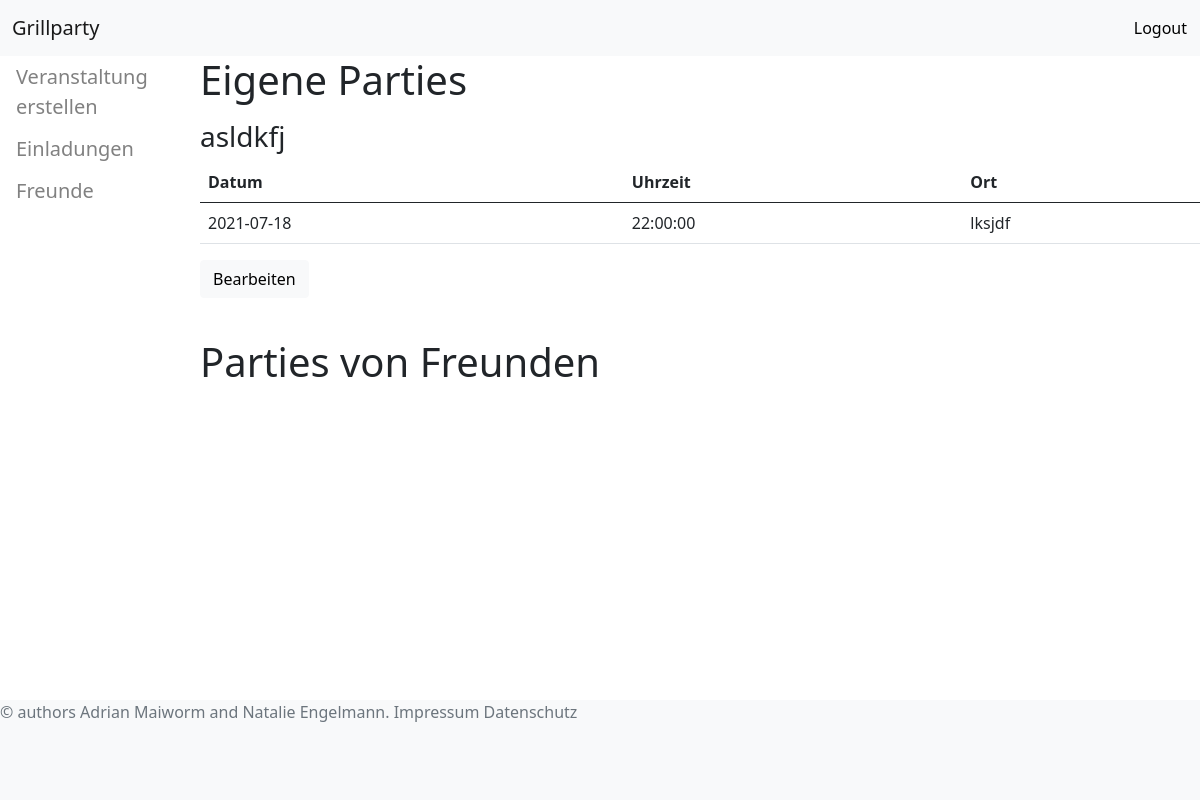
Page /dashboard (signed in) on the earlier database version.
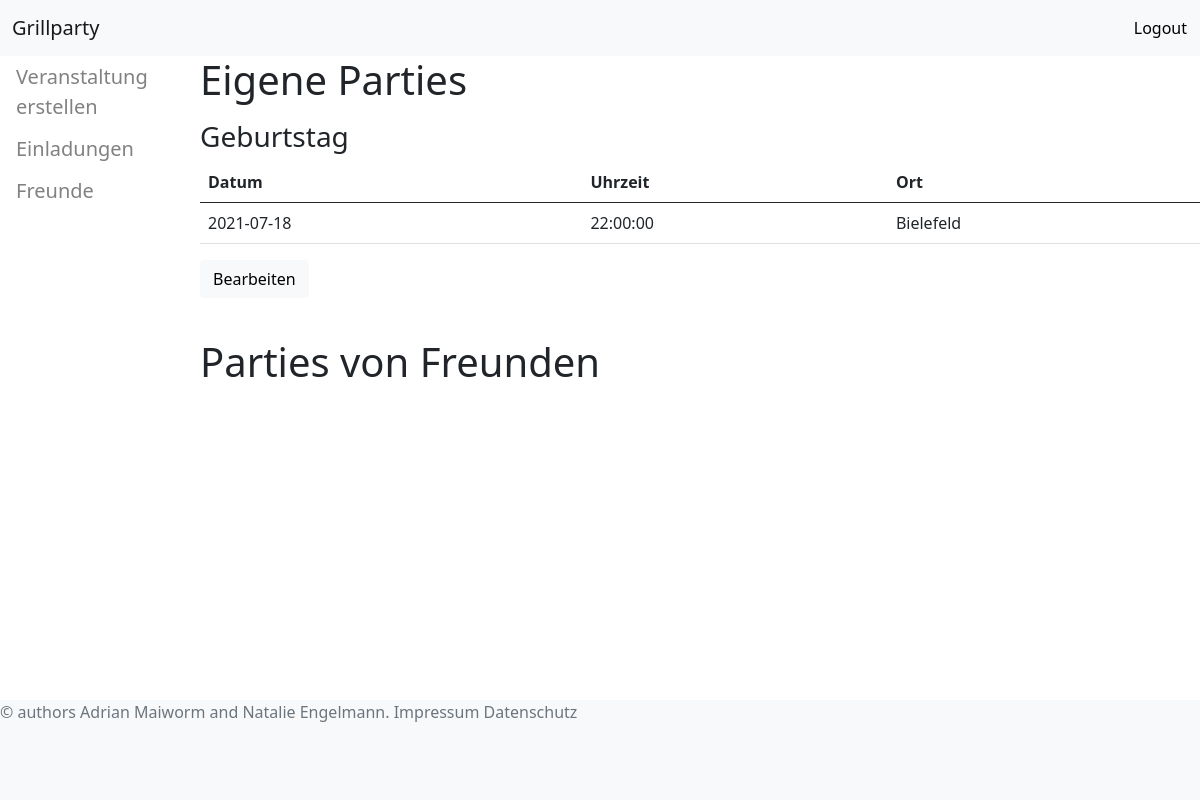
Same page on the later database version.
### tables this page shows
CREATE TABLE parties (
				id INTEGER NOT NULL PRIMARY KEY AUTOINCREMENT,
				title TEXT NOT NULL,
				date TEXT NOT NULL,
				time TEXT NOT NULL,
				address TEXT NOT NULL,
				owner TEXT NOT NULL,
				FOREIGN KEY (owner) REFERENCES users(mailaddress));

### main.py (the view)
@app.route("/dashboard", methods=['POST', 'GET'])
def dashboard():
    session._get_current_object.__name__
    user = session["user"]
    own_parties = select_parties(conn, cur, user, "own")
    foreign_parties = select_parties(conn, cur, user, "foreign")
    print(own_parties)
    if request.method == "POST":
        Submit = request.form.get("submit")
        print(Submit)
        forward_message = "Moving Forward..."
        return redirect(url_for('bearbeiten', pid=Submit))
    return render_template("dashboard.html", foreign_parties=foreign_parties, own_parties=own_parties)

### db_connection.py (called while the page is built)
def select_parties(conn, cur, user, type):
	script = ""
	if type == "own":
		script = """
		SELECT *
		FROM parties
		WHERE owner = ?
		"""
		parameters = [user]
	elif type == "foreign":
		script = """
		SELECT *
		FROM parties
		WHERE id IN (SELECT party_id FROM participants WHERE participant_mail = ? AND accepted = 1)
		AND owner != ?
		"""
		parameters = [user, user]
	else:
		print("wrong operation")
	cur.execute(script, parameters)
	results = cur.fetchall()
	return results

### templates/dashboard.html (shortened to what this page needs)
{% extends "main.html" %}
{% block navbar %}
{% if session['logged_in'] %}
<nav class="navbar sticky-top navbar-expand-lg navbar-light bg-light">
    <div class="container-fluid">
        <a class="navbar-brand" href="/dashboard">Grillparty</a></div>
        <ul class="nav navbar-nav navbar-right">
        <form action="/logout/" method="post">
            <button class="btn btn-light" type = "submit">Logout</button>
        </form>
            </ul>
        </nav>
<div class="sidenav">
    <a href="/newevent">Veranstaltung erstellen</a>
    <a href="/invitations">Einladungen</a>
    <a href="/friends">Freunde</a>
  </div>
  {% block overview %}
  <div class="main">
      <h1> Eigene Parties</h1>
      {% for party in own_parties %}
      <p>
          <h3>{{ party[1] }}</h3>
          <table class = "table">
            <thead>
            <tr>
                <th scope="col">Datum</th>
                <th scope="col">Uhrzeit</th>
                <th scope="col">Ort</th>
            </tr>
        </thead>
        <tbody>
            <tr>
              <td>{{ party[2] }}</td>
              <td>{{ party[3] }}</td>
              <td>{{ party[4] }}</td>
            </tr>
          </tbody>
        </table>
          <form method="post">
              <button name="submit" class="btn btn-light" type="submit" value="{{ party[0] }}">Bearbeiten</button>
          </form>
        </p>
      <span class="badge badge-primary">{{ party[1] }}</span>
      {% endfor %}
      <h1>Parties von Freunden</h1>
  </div>
</body>
{% endblock %}
{% endif %}
{% endblock %}

Differences in the rows shown:
changed parties: title "asldkfj" → "Geburtstag"; address "lksjdf" → "Bielefeld"
